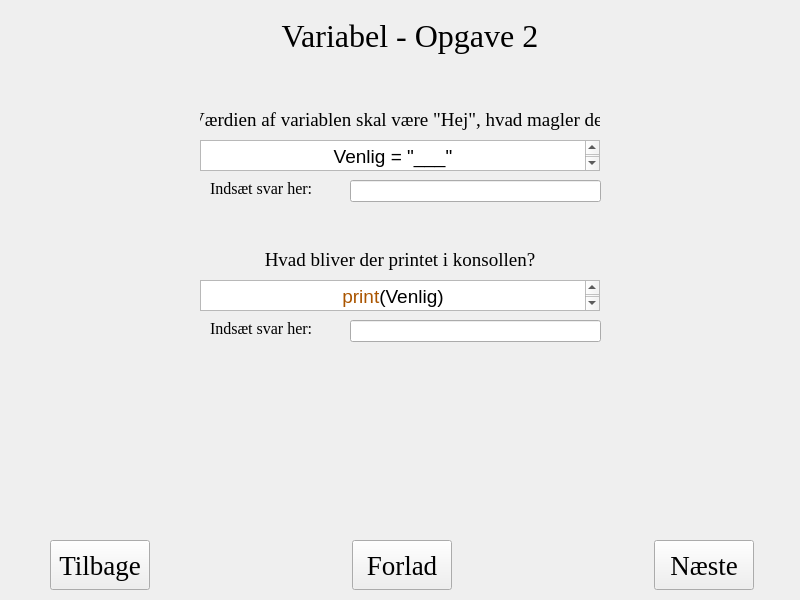
<?xml version="1.0" encoding="UTF-8"?>
<ui version="4.0">
 <class>Variabel</class>
 <widget class="QWidget" name="Variabel">
  <property name="geometry">
   <rect>
    <x>0</x>
    <y>0</y>
    <width>800</width>
    <height>600</height>
   </rect>
  </property>
  <property name="windowTitle">
   <string>Form</string>
  </property>
  <widget class="QLabel" name="label">
   <property name="geometry">
    <rect>
     <x>230</x>
     <y>10</y>
     <width>360</width>
     <height>51</height>
    </rect>
   </property>
   <property name="font">
    <font>
     <family>Times New Roman</family>
     <pointsize>24</pointsize>
    </font>
   </property>
   <property name="text">
    <string>Variabel - Opgave 2</string>
   </property>
   <property name="alignment">
    <set>Qt::AlignCenter</set>
   </property>
  </widget>
  <widget class="QPushButton" name="btnForlad">
   <property name="geometry">
    <rect>
     <x>352</x>
     <y>540</y>
     <width>100</width>
     <height>50</height>
    </rect>
   </property>
   <property name="font">
    <font>
     <family>Times New Roman</family>
     <pointsize>20</pointsize>
    </font>
   </property>
   <property name="text">
    <string>Forlad</string>
   </property>
  </widget>
  <widget class="QPushButton" name="btnNst">
   <property name="geometry">
    <rect>
     <x>654</x>
     <y>540</y>
     <width>100</width>
     <height>50</height>
    </rect>
   </property>
   <property name="font">
    <font>
     <family>Times New Roman</family>
     <pointsize>20</pointsize>
    </font>
   </property>
   <property name="text">
    <string>Næste</string>
   </property>
  </widget>
  <widget class="QPushButton" name="btnTilbage">
   <property name="geometry">
    <rect>
     <x>50</x>
     <y>540</y>
     <width>100</width>
     <height>50</height>
    </rect>
   </property>
   <property name="font">
    <font>
     <family>Times New Roman</family>
     <pointsize>20</pointsize>
    </font>
   </property>
   <property name="text">
    <string>Tilbage</string>
   </property>
  </widget>
  <widget class="QLabel" name="Lbl_Head_1">
   <property name="geometry">
    <rect>
     <x>200</x>
     <y>110</y>
     <width>400</width>
     <height>20</height>
    </rect>
   </property>
   <property name="font">
    <font>
     <family>Times New Roman</family>
     <pointsize>14</pointsize>
    </font>
   </property>
   <property name="text">
    <string>Værdien af variablen skal være &quot;Hej&quot;, hvad magler der</string>
   </property>
   <property name="alignment">
    <set>Qt::AlignCenter</set>
   </property>
  </widget>
  <widget class="QTextBrowser" name="textBrowser_1">
   <property name="geometry">
    <rect>
     <x>200</x>
     <y>140</y>
     <width>400</width>
     <height>31</height>
    </rect>
   </property>
   <property name="html">
    <string>&lt;!DOCTYPE HTML PUBLIC &quot;-//W3C//DTD HTML 4.0//EN&quot; &quot;http://www.w3.org/TR/REC-html40/strict.dtd&quot;&gt;
&lt;html&gt;&lt;head&gt;&lt;meta name=&quot;qrichtext&quot; content=&quot;1&quot; /&gt;&lt;style type=&quot;text/css&quot;&gt;
p, li { white-space: pre-wrap; }
&lt;/style&gt;&lt;/head&gt;&lt;body style=&quot; font-family:'MS Shell Dlg 2'; font-size:7.8pt; font-weight:400; font-style:normal;&quot;&gt;
&lt;p align=&quot;center&quot; style=&quot; margin-top:0px; margin-bottom:0px; margin-left:0px; margin-right:0px; -qt-block-indent:0; text-indent:0px;&quot;&gt;&lt;span style=&quot; font-size:14pt;&quot;&gt;Venlig = &amp;quot;___&amp;quot;&lt;/span&gt;&lt;/p&gt;&lt;/body&gt;&lt;/html&gt;</string>
   </property>
  </widget>
  <widget class="QLineEdit" name="Answer_1">
   <property name="geometry">
    <rect>
     <x>350</x>
     <y>180</y>
     <width>251</width>
     <height>22</height>
    </rect>
   </property>
  </widget>
  <widget class="QLabel" name="Lbl_answer_1">
   <property name="geometry">
    <rect>
     <x>210</x>
     <y>180</y>
     <width>131</width>
     <height>16</height>
    </rect>
   </property>
   <property name="font">
    <font>
     <family>Times New Roman</family>
     <pointsize>12</pointsize>
    </font>
   </property>
   <property name="text">
    <string>Indsæt svar her:</string>
   </property>
  </widget>
  <widget class="QLabel" name="Lbl_Head_2">
   <property name="geometry">
    <rect>
     <x>200</x>
     <y>250</y>
     <width>400</width>
     <height>20</height>
    </rect>
   </property>
   <property name="font">
    <font>
     <family>Times New Roman</family>
     <pointsize>14</pointsize>
    </font>
   </property>
   <property name="text">
    <string>Hvad bliver der printet i konsollen?</string>
   </property>
   <property name="alignment">
    <set>Qt::AlignCenter</set>
   </property>
  </widget>
  <widget class="QTextBrowser" name="textBrowser_2">
   <property name="geometry">
    <rect>
     <x>200</x>
     <y>280</y>
     <width>400</width>
     <height>31</height>
    </rect>
   </property>
   <property name="html">
    <string>&lt;!DOCTYPE HTML PUBLIC &quot;-//W3C//DTD HTML 4.0//EN&quot; &quot;http://www.w3.org/TR/REC-html40/strict.dtd&quot;&gt;
&lt;html&gt;&lt;head&gt;&lt;meta name=&quot;qrichtext&quot; content=&quot;1&quot; /&gt;&lt;style type=&quot;text/css&quot;&gt;
p, li { white-space: pre-wrap; }
&lt;/style&gt;&lt;/head&gt;&lt;body style=&quot; font-family:'MS Shell Dlg 2'; font-size:7.8pt; font-weight:400; font-style:normal;&quot;&gt;
&lt;p align=&quot;center&quot; style=&quot; margin-top:0px; margin-bottom:0px; margin-left:0px; margin-right:0px; -qt-block-indent:0; text-indent:0px;&quot;&gt;&lt;span style=&quot; font-size:14pt; color:#aa5500;&quot;&gt;print&lt;/span&gt;&lt;span style=&quot; font-size:14pt;&quot;&gt;(Venlig)&lt;/span&gt;&lt;/p&gt;&lt;/body&gt;&lt;/html&gt;</string>
   </property>
  </widget>
  <widget class="QLabel" name="Lbl_answer_2">
   <property name="geometry">
    <rect>
     <x>210</x>
     <y>320</y>
     <width>131</width>
     <height>16</height>
    </rect>
   </property>
   <property name="font">
    <font>
     <family>Times New Roman</family>
     <pointsize>12</pointsize>
    </font>
   </property>
   <property name="text">
    <string>Indsæt svar her:</string>
   </property>
  </widget>
  <widget class="QLineEdit" name="Answer_2">
   <property name="geometry">
    <rect>
     <x>350</x>
     <y>320</y>
     <width>251</width>
     <height>22</height>
    </rect>
   </property>
  </widget>
 </widget>
 <resources/>
 <connections/>
</ui>
